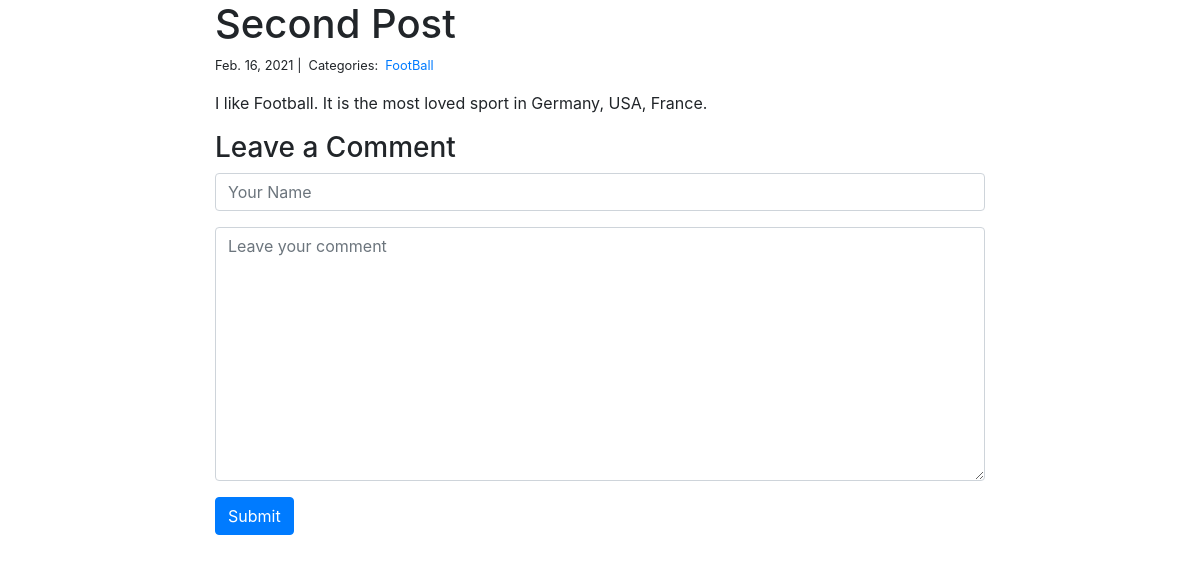
/blog/blog_detail/2, run on the app's committed database.
### blog/models.py (models this page shows, shortened)
class Post(models.Model):
    title = models.CharField(max_length=200)
    body = models.TextField()
    created_on = models.DateTimeField(auto_now_add=True)
    last_modified = models.DateTimeField(auto_now=True)
    categories = models.ManyToManyField('Category',related_name='posts')

class Category(models.Model):
    name = models.CharField(max_length=20)

### blog/views.py (the view, shortened to what this page needs)
# urls.py: path('blog_detail/<int:pk>', views.blog_detail, name='blog_detail'),
def blog_detail(request,pk):
    post = Post.objects.get(pk=pk)
    form = CommentForm()
    comments = Comment.objects.filter(post=post)
    context = {
        'post':post,
        'comments':comments,
        'form':form,
    }
    return render(request,'blog_detail.html',context)

### blog/forms.py
class CommentForm(forms.Form):
    author = forms.CharField(
        max_length=200,
        widget=forms.TextInput(attrs={
            "class":"form-control",
            "placeholder":"Your Name"
        })
    )
    body = forms.CharField(widget=forms.Textarea(
        attrs={
            "class":"form-control",
            "placeholder":"Leave your comment"
        })
    )

### blog/templates/blog_detail.html (shortened to what this page needs)
{% extends 'base.html' %}
{% block page_content %}
<div class="col-md-8 offset-md-2">
    <h1>{{ post.title }}</h1>
    <small>
        {{ post.created_on.date }} |&nbsp;
        Categories:&nbsp;
        {% for category in post.categories.all %}
        <a href="{% url 'blog_category' category.name %}">{{ category.name }}</a>&nbsp;
        {% endfor %}
    </small>
    <p>{{ post.body | linebreaks }}</p>
    <h3>Leave a Comment</h3>
    <form action="{% url 'blog_detail' post.pk %}" method="POST">
        {{ form.author }}
        <div class="form-group">
            {{ form.body }}
        </div>
        <button class="btn btn-primary">Submit</button>
    </form>
</div>
{% endblock %}

### data on the page
Post: title "Second Post", created_on "Feb. 16, 2021", body "I like Football. It is the most loved sport in Germany, USA, France."
Category: name "FootBall"
